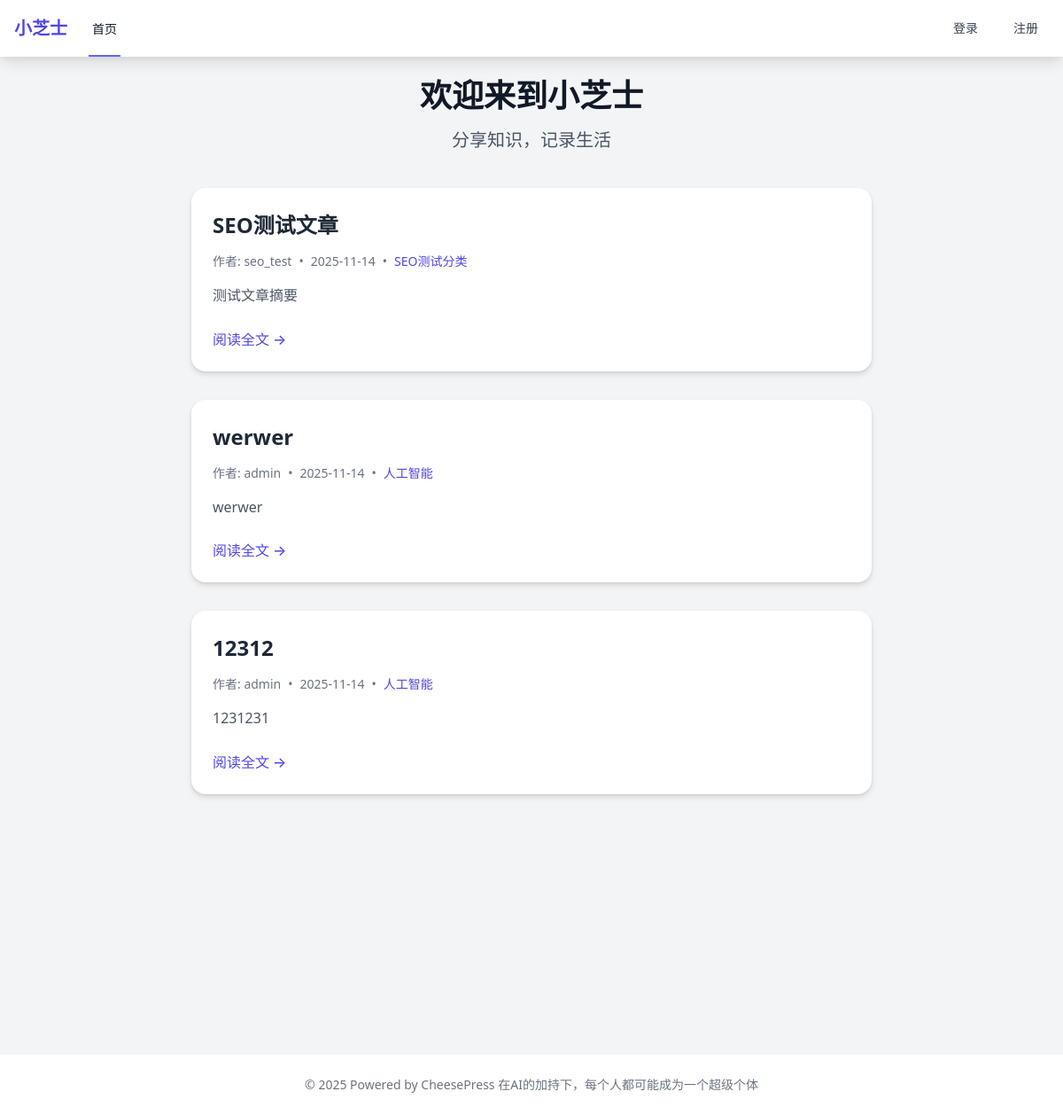
The page / on the database its author committed.
### app/models/__init__.py (models this page shows, shortened)
class Post(db.Model):
    __tablename__ = 'posts'
    id = db.Column(db.Integer, primary_key=True)
    title = db.Column(db.String(200), nullable=False)
    slug = db.Column(db.String(200), unique=True, nullable=False)
    content = db.Column(db.Text, nullable=False)
    excerpt = db.Column(db.Text, nullable=True)
    featured_image = db.Column(db.String(255), nullable=True)
    status = db.Column(db.String(20), default='draft')  # draft, published, archived
    view_count = db.Column(db.Integer, default=0)
    user_id = db.Column(db.Integer, db.ForeignKey('users.id'), nullable=False)
    category_id = db.Column(db.Integer, db.ForeignKey('categories.id'), nullable=True)
    published_at = db.Column(db.DateTime, nullable=True)
    created_at = db.Column(db.DateTime, default=datetime.utcnow)
    updated_at = db.Column(db.DateTime, default=datetime.utcnow, onupdate=datetime.utcnow)
    seo_title = db.Column(db.String(200), nullable=True)
    seo_description = db.Column(db.Text, nullable=True)
    seo_keywords = db.Column(db.Text, nullable=True)
    seo_og_image = db.Column(db.String(255), nullable=True)
    comments = db.relationship('Comment', backref='post', lazy=True)

class User(UserMixin, db.Model):
    __tablename__ = 'users'
    id = db.Column(db.Integer, primary_key=True)
    username = db.Column(db.String(80), unique=True, nullable=False)
    email = db.Column(db.String(120), unique=True, nullable=False)
    password_hash = db.Column(db.String(255), nullable=False)
    first_name = db.Column(db.String(50), nullable=True)
    last_name = db.Column(db.String(50), nullable=True)
    bio = db.Column(db.Text, nullable=True)
    avatar = db.Column(db.String(255), nullable=True)
    role = db.Column(db.String(20), default='user')  # user, editor, admin
    is_active = db.Column(db.Boolean, default=True)
    created_at = db.Column(db.DateTime, default=datetime.utcnow)
    updated_at = db.Column(db.DateTime, default=datetime.utcnow, onupdate=datetime.utcnow)
    posts = db.relationship('Post', backref='author', lazy=True, foreign_keys='Post.user_id')
    comments = db.relationship('Comment', backref='author', lazy=True, foreign_keys='Comment.user_id')

class Category(db.Model):
    __tablename__ = 'categories'
    id = db.Column(db.Integer, primary_key=True)
    name = db.Column(db.String(100), unique=True, nullable=False)
    slug = db.Column(db.String(100), unique=True, nullable=False)
    description = db.Column(db.Text, nullable=True)
    parent_id = db.Column(db.Integer, db.ForeignKey('categories.id'), nullable=True)
    created_at = db.Column(db.DateTime, default=datetime.utcnow)
    seo_title = db.Column(db.String(200), nullable=True)
    seo_description = db.Column(db.Text, nullable=True)
    seo_keywords = db.Column(db.Text, nullable=True)
    parent = db.relationship('Category', remote_side=[id], backref='subcategories')
    posts = db.relationship('Post', backref='category', lazy=True)

### app/main/__init__.py (the view)
@bp.route('/')
def index():
    posts = Post.query.filter_by(status='published').order_by(Post.created_at.desc()).limit(10).all()
    return render_template('main/index.html', posts=posts)

### app/utils/seo.py (called while the page is built)
def get_seo_settings():
    return SeoSetting.query.first()

def register_seo_functions(app):
    @app.context_processor
    def inject_seo_functions():
        return dict(
            get_post_seo_data=get_post_seo_data,
            get_category_seo_data=get_category_seo_data,
            generate_meta_tags=generate_meta_tags
        )

### app/templates/main/index.html (shortened to what this page needs)
{% extends "base.html" %}
{% from 'macros/seo.html' import render_meta_tags %}
{% block content %}
<div class="max-w-3xl mx-auto">
    <div class="text-center mb-10">
        <h1 class="text-4xl font-bold text-gray-900 mb-4">欢迎来到小芝士</h1>
        <p class="text-xl text-gray-600">分享知识，记录生活</p>
    </div>
    {% if posts %}
        <div class="space-y-8" id="post-cards-container">
            {% for post in posts %}
                <div class="post-card" data-index="{{ loop.index }}" onclick="window.location.href='{{ url_for('main.post_detail', slug=post.slug) }}'">
                    <div class="post-card-content">
                        <h2 class="post-card-title" onclick="window.location.href='{{ url_for('main.post_detail', slug=post.slug) }}'; event.stopPropagation();">
                            {{ post.title }}
                        </h2>
                        <div class="post-card-meta" onclick="event.stopPropagation();">
                            <span>作者: {{ post.author.username }}</span>
                            <span class="mx-2">•</span>
                            <span>{{ post.created_at.strftime('%Y-%m-%d') }}</span>
                            {% if post.category %}
                                <span class="mx-2">•</span>
                                <span class="text-indigo-600">{{ post.category.name }}</span>
                            {% endif %}
                        </div>
                        <p class="post-card-excerpt" onclick="event.stopPropagation();">
                            {% if post.excerpt %}
                                {{ post.excerpt|striptags|truncate(200, true, '...') }}
                            {% else %}
                                {{ post.content|striptags|truncate(200, true, '...') }}
                            {% endif %}
                        </p>
                        <a href="{{ url_for('main.post_detail', slug=post.slug) }}" class="post-card-link" onclick="event.stopPropagation();">
                            阅读全文
                        </a>
                    </div>
                </div>
            {% endfor %}
        </div>
    {% endif %}
</div>
{% endblock %}

### app/templates/base.html (shortened to what this page needs)
<!DOCTYPE html>
<html lang="zh-CN">
<head>
    <link href="https://cdn.jsdelivr.net/npm/tailwindcss@2.2.19/dist/tailwind.min.css" rel="stylesheet">
    <link rel="stylesheet" href="{{ url_for('static', filename='css/card-styles.css') }}">
</head>
<body class="bg-gray-100">
    <nav class="bg-white shadow-lg">
        <div class="max-w-7xl mx-auto px-4">
            <div class="flex justify-between h-16">
                <div class="flex">
                    <div class="flex-shrink-0 flex items-center">
                        <a href="{{ url_for('main.index') }}" class="text-xl font-bold text-indigo-600">小芝士</a>
                    </div>
                    <div class="hidden md:ml-6 md:flex md:space-x-8">
                        <a href="{{ url_for('main.index') }}" class="border-indigo-500 text-gray-900 inline-flex items-center px-1 pt-1 border-b-2 text-sm font-medium">首页</a>
                    </div>
                </div>
                <div class="flex items-center">
                    {% if current_user.is_authenticated %}
                        <div class="ml-3 relative">
                            <div>
                                <button class="bg-white rounded-full flex text-sm focus:outline-none focus:ring-2 focus:ring-offset-2 focus:ring-indigo-500">
                                    <span class="sr-only">Open user menu</span>
                                    <span class="h-8 w-8 rounded-full bg-indigo-100 text-indigo-800 flex items-center justify-center">
                                        {{ current_user.username[0].upper() }}
                                    </span>
                                </button>
                            </div>
                        </div>
                        <a href="{{ url_for('main.dashboard') }}" class="ml-4 px-3 py-2 rounded-md text-sm font-medium text-gray-700 hover:text-gray-900 hover:bg-gray-50">控制台</a>
                        <a href="{{ url_for('auth.logout') }}" class="ml-4 px-3 py-2 rounded-md text-sm font-medium text-gray-700 hover:text-gray-900 hover:bg-gray-50">退出</a>
                    {% else %}
                        <a href="{{ url_for('auth.login') }}" class="ml-4 px-3 py-2 rounded-md text-sm font-medium text-gray-700 hover:text-gray-900 hover:bg-gray-50">登录</a>
                        <a href="{{ url_for('auth.register') }}" class="ml-4 px-3 py-2 rounded-md text-sm font-medium text-gray-700 hover:text-gray-900 hover:bg-gray-50">注册</a>
                    {% endif %}
                </div>
            </div>
        </div>
    </nav>
    <main class="max-w-7xl mx-auto py-6 sm:px-6 lg:px-8">
        {% block content %}{% endblock %}
    </main>
    <footer class="bg-white mt-8">
        <div class="max-w-7xl mx-auto py-6 px-4 sm:px-6 lg:px-8">
            <p class="text-center text-sm text-gray-500">
                &copy; 2025 Powered by CheesePress 在AI的加持下，每个人都可能成为一个超级个体
            </p>
        </div>
    </footer>
</body>
</html>

### app/static/css/card-styles.css (style rules this page uses)
.post-card { background: white; border-radius: 16px; overflow: hidden; box-shadow: 0 4px 6px rgba(0, 0, 0, 0.1), 0 1px 3px rgba(0, 0, 0, 0.08); transition: all 0.3s ease; position: relative; transform: perspective(1000px) rotateX(0) rotateY(0); margin-bottom: 2rem; cursor: pointer; transform-style: preserve-3d; }
.post-card-content { padding: 1.5rem; transition: all 0.3s ease; }
.post-card-title { font-size: 1.5rem; font-weight: 700; margin-bottom: 0.75rem; transition: all 0.3s ease; position: relative; cursor: pointer; color: #1f2937; text-decoration: none; }
.post-card-title::after { content: ''; position: absolute; width: 0; height: 2px; bottom: -4px; left: 0; background-color: #4f46e5; transition: width 0.3s ease; }
.post-card-meta { display: flex; align-items: center; text-align: left; font-size: 0.875rem; color: #6b7280; margin-bottom: 1rem; transition: all 0.3s ease; }
.post-card-excerpt { color: #4b5563; margin-bottom: 1.5rem; line-height: 1.6; transition: all 0.3s ease; cursor: text; }
.post-card-link { display: inline-flex; align-items: center; color: #4f46e5; font-weight: 500; text-decoration: none; transition: all 0.3s ease; position: relative; cursor: pointer; }
.post-card-link::after { content: '→'; margin-left: 0.25rem; transition: transform 0.3s ease; }
.fade-in-up { opacity: 0; transform: translateY(30px); transition: opacity 0.6s ease, transform 0.6s ease; }
.fade-in-up.animate { opacity: 1; transform: translateY(0); }
.card-delay-1 { transition-delay: 0.1s; }
.card-delay-2 { transition-delay: 0.2s; }
.card-delay-3 { transition-delay: 0.3s; }
.post-card.interactive { cursor: pointer; }
.post-card::before { content: ''; position: absolute; top: 0; left: 0; right: 0; height: 4px; background: linear-gradient(90deg, #4f46e5, #7c3aed, #ec4899); transform: scaleX(0); transition: transform 0.3s ease; z-index: 10; }

### rows shown on the page
Post: title "SEO测试文章", author.username "seo_test", created_at "2025-11-14", category.name "SEO测试分类", excerpt "测试文章摘要"
Post: title "werwer", author.username "admin", created_at "2025-11-14", category.name "人工智能", excerpt "werwer"
Post: title "12312", author.username "admin", created_at "2025-11-14", category.name "人工智能", excerpt "1231231"
